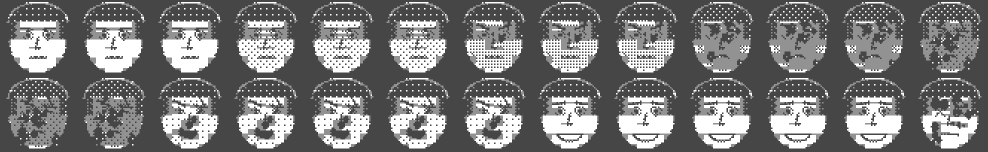
#> input picture doom85/faces.png, 1976 x 304 px (shown at 1/2 size)
$ python faces.py faces.png
#> lines starting #> are read from the running program, lines starting #| are printed output that depends on the picture; after the words box and inside, x2 and y2 are one past the last pixel; in counts of white or black regions, pixels touching at a corner belong together
#!/usr/bin/env python3 -I
"""Tvare pre HUD (ako v Doome): vyrobi bitmapy 48x48 bodov pre stavy zdravia, zranenie, uspech a smrt.

  python3 -I faces.py                 vlastna kreslena tvar (predvolene)
  python3 -I faces.py foto.jpg        z fotky (hocijakej, oci a usta sa predpokladaju v strede), stavy sa odvodia upravou obrazu
  python3 -I faces.py a.png b.png ... vlastny obrazok pre kazdy stav v poradi STATES (chybajuce sa odvodia z prveho)

Vystup: faces.bin (kreslena tvar) alebo faces_local.bin (z obrazkov) = 26 stavov x 384 B (bajt = 6 bodov, bit 0 vlavo, bit 6 = jas) a nahlad .png.
  python3 -I faces.py --sheet sheet.png   plansa tvari (5 riadkov zdravia x vyrazy), 26 stavov: 15 pokojnych (3 na uroven), 5 bolest, 5 usmev, 1 mrtva
Vstupny obrazok sa preskaluje na 48x48, upravi kontrast a rozptyli (Floyd-Steinberg)."""
import sys, random
from PIL import Image, ImageDraw, ImageEnhance, ImageFilter

W = H = 48
STATES = ['zdrava', 'mierne', 'zranena', 'zle', 'umiera', 'bolest', 'spokojna', 'mrtva']

# [54 lines left out: function draw_face, not called in this run]

def derive(base, state):
    """odvodi stav z fotky (L, 48x48+): stmavi, pridá poskodenie vzorom bodov"""
    S = base.size[0]
    im = base.copy()
    hurt = (0, 0, 1, 2, 3, 2, 0, 3)[state]
    im = ImageEnhance.Brightness(im).enhance((1, 1, 0.92, 0.82, 0.7, 0.95, 1.1, 0.5)[state])
    d = ImageDraw.Draw(im)
    rnd = random.Random(11 + state)
    for _ in range((0, 0, 4, 9, 15, 3, 0, 12)[state]):
        x = rnd.uniform(S*0.2, S*0.8); y = rnd.uniform(S*0.2, S*0.9); r = rnd.uniform(S*0.02, S*0.05 + S*0.01*hurt)
        d.ellipse([x-r, y-r*1.3, x+r, y+r*1.3], fill=10)
    if state in (3, 4, 7):
        d.line([S*0.58, S*0.40, S*0.72, S*0.40], fill=0, width=max(2, S//30))     # zatvorene oko
    if state == 5:
        d.ellipse([S*0.42, S*0.70, S*0.58, S*0.84], fill=10)                      # otvorene usta
    if state == 6:
        d.chord([S*0.34, S*0.62, S*0.66, S*0.86], 0, 180, fill=250, outline=0, width=max(2, S//60))   # usmev so zubami
    if state == 7:
        for cx in (S*0.36, S*0.64):
            d.line([cx-S*0.07, S*0.40-S*0.07, cx+S*0.07, S*0.40+S*0.07], fill=0, width=max(2, S//30))
            d.line([cx-S*0.07, S*0.40+S*0.07, cx+S*0.07, S*0.40-S*0.07], fill=0, width=max(2, S//30))
    return im

BAYER = [[0, 8, 2, 10], [12, 4, 14, 6], [3, 11, 1, 9], [15, 7, 13, 5]]
GRAY = 146          # jas bodov pri nastavenom bite 6 (ako ho kresli emulator)

def to_cells(im):
    """L obrazok -> 48x48: ((bity), (stlpec bunky 0-7 -> dim 0/1)); kazda bunka (bajt = 6 bodov v riadku) je biela alebo stlmena
    (sedá), v oboch pripadoch rozptylena usporiadanym ditherom 4x4; tmave bunky dostanu sedu a viac bodov, svetle bielu"""
    im = im.resize((W, H), Image.LANCZOS)
    im = ImageEnhance.Contrast(im).enhance(1.15)
    px = im.load()
    bits = [[0] * W for _ in range(H)]
    dim = [[0] * (W // 6) for _ in range(H)]
    for y in range(H):
        for c in range(W // 6):
            vals = [px[c * 6 + k, y] for k in range(6)]
            mean = sum(vals) / 6.0
            d = 1 if 40 < mean < 175 else 0            # stredne tony -> seda bunka
            dim[y][c] = d
            for k in range(6):
                x = c * 6 + k
                v = vals[k] * (255.0 / GRAY) if d else vals[k]
                th = (BAYER[y % 4][x % 4] + 0.5) / 16 * 255
                bits[y][x] = 1 if v > th else 0
    return bits, dim

def pack(cells):
    bits, dim = cells
    data = bytearray()
    for y in range(H):
        for bx in range(W // 6):
            v = 0
            for k in range(6):
                if bits[y][bx * 6 + k]: v |= 1 << k
            if dim[y][bx] and v: v |= 64
            data.append(v)
    return bytes(data)

def load(spec):
    """'subor' alebo 'subor.gif:N' -> L obrazok 192x192 (orez na obsah, nebiele pozadie, so stvorcovym okrajom)"""
    path, _, n = spec.partition(':')
    im = Image.open(path)
    if n: im.seek(int(n))
    rgb = im.convert('RGB')
    gray = rgb.convert('L')
    bg = Image.new('RGB', rgb.size, rgb.getpixel((0, 0)))
    from PIL import ImageChops
    box = ImageChops.difference(rgb, bg).convert('L').point(lambda v: 255 if v > 24 else 0).getbbox() or (0, 0) + rgb.size
    x0, y0, x1, y1 = box
    w, h = x1 - x0, y1 - y0
    side = int(max(w, h) * 1.06)
    cx, cy = (x0 + x1) // 2, (y0 + y1) // 2
    mask = ImageChops.difference(rgb, bg).convert('L').point(lambda v: 255 if v > 24 else 0).filter(ImageFilter.MaxFilter(3))
    g2 = Image.composite(gray, Image.new('L', rgb.size, 0), mask)          # pozadie na cierno
    out = Image.new('L', (side, side), 0)
    out.paste(g2.crop((x0, y0, x1, y1)), ((side - w) // 2, (side - h) // 2))
    out = out.resize((192, 192), Image.LANCZOS)
    return enhance(out)

def enhance(im, lo=0, hi=255, gamma=1.3):
    """tony: koza ostava stredna (seda bunka), ciary a oci sa zvyraznia a zhustia do tmy, hrany sa zaostria"""
    px = im.point(lambda v: 0 if v < 4 else max(0, min(255, int((max(0, v - lo) / float(hi - lo)) ** gamma * 255))))
    return px.filter(ImageFilter.UnsharpMask(radius=1.5, percent=200, threshold=2))

def to26(f8):
    """8 stavov (zdravie 0-4, bolest, usmev, mrtva) -> 26: 3 vyrazy v pokoji na uroven zdravia, bolest a usmev na uroven, mrtva"""
    out = []
    for h in range(5):
        out += [f8[h]] * 3
    out += [f8[5]] * 5 + [f8[6]] * 5 + [f8[7]]
    return out

# [36 lines left out: function sheet_cells, not called in this run]

def build(args):
    if args and args[0] == '--sheet':
        return [pack(to_cells(i)) for i in sheet_cells(args[1])]
    if not args:
        imgs = [draw_face(s) for s in range(8)]
    else:
        loaded = [None if a == '-' else load(a) for a in args]
#> in load, im is the input picture: PIL image 1976x304 L; min 70, max 255, mean 120.4
#> in load, `bg = Image.new('RGB', rgb.size, rgb.getpixel((0, 0)))`: bg: PIL image 1976x304 RGB; every value is 70
#> in load, `box = ImageChops.difference(rgb, bg).convert('L').point(lambda v: 255 ..`: box = (13, 4, 1963, 297)
#> in load, `x0, y0, x1, y1 = box`: x0 = 13; y0 = 4; x1 = 1963; y1 = 297
#> in load, `w, h = x1 - x0, y1 - y0`: w = 1950; h = 293
#> in load, `side = int(max(w, h) * 1.06)`: side = 2067
#> in load, `cx, cy = (x0 + x1) // 2, (y0 + y1) // 2`: cx = 988; cy = 150
#> in load, `mask = ImageChops.difference(rgb, bg).convert('L').point(lambda v: 255..`:
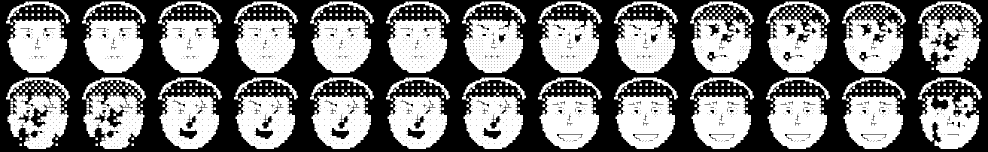
#> mask: PIL image 1976x304 L (shown at 1/2 size); 46.7% white; 735 white regions, largest, box (x1, y1, x2, y2) and area: (15, 39, 134, 146) 9648, (167, 39, 286, 146) 9648, (319, 39, 438, 146) 9648
#> in load, `g2 = Image.composite(gray, Image.new('L', rgb.size, 0), mask)`:
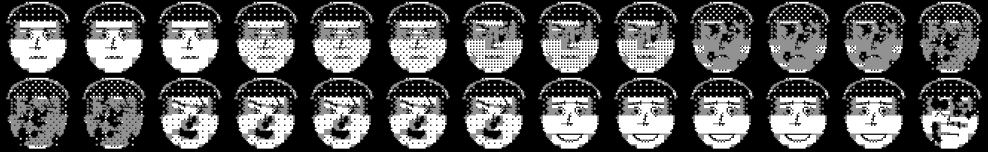
#> g2: PIL image 1976x304 L (shown at 1/2 size); min 0, max 255, mean 83
#> in load, `out = Image.new('L', (side, side), 0)`: out: PIL image 2067x2067 L; every value is 0
#> in enhance, `return px.filter(ImageFilter.UnsharpMask(radius=1.5, percent=200, thre..`:
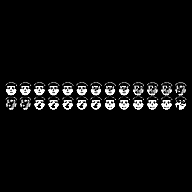
#> returned value: PIL image 192x192 L; min 0, max 255, mean 11.4
#> loaded = 1 item
        base = loaded[0]
        imgs = [(loaded[s] if s < len(loaded) and loaded[s] is not None else derive(base, s)) for s in range(8)]
#> the loop in derive (call 2), `for _ in range((0, 0, 4, 9, 15, 3, 0, 12)[state]):` made 4 passes
#> (x, y, r) on passes 1 to 4: (68.24, 130.5, 9.09), (136.2, 63.36, 5.61), (55.35, 68.66, 9.48), (53.4, 109.8, 5.48)
#> call 4 of derive, with state = 4
#> in derive (call 4), `im = ImageEnhance.Brightness(im).enhance((1, 1, 0.92, 0.82, 0.7, 0.95,..`:
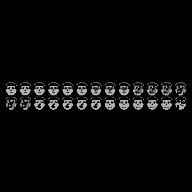
#> im: PIL image 192x192 L; min 0, max 178, mean 8
#> the loop in derive (call 4), `for _ in range((0, 0, 4, 9, 15, 3, 0, 12)[state]):` made 15 passes
#> (x, y, r) on passes 1 to 12: (149.6, 39.97, 12.32), (56.6, 171, 4.03), (139.7, 130, 13.72), (153.6, 70.62, 7.73), (120, 76.11, 6.87), (64.74, 153.7, 13.91), (130.3, 68.42, 14.49), (97.31, 69.5, 9.09), (86.77, 49.01, 10.35), (79.87, 115, 14.56), (112.8, 92.85, 13.79), (153, 104.3, 14.73)
#> in derive (call 7), `im = ImageEnhance.Brightness(im).enhance((1, 1, 0.92, 0.82, 0.7, 0.95,..`:
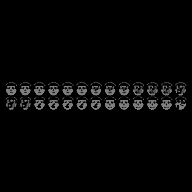
#> im: PIL image 192x192 L; min 0, max 127, mean 5.7
#> the loop in derive (call 7), `for _ in range((0, 0, 4, 9, 15, 3, 0, 12)[state]):` made 12 passes
#> (x, y, r) on passes 1 to 12: (59.28, 127.3, 7.69), (61.2, 104.2, 9.53), (93.67, 100, 6.89), (67.64, 131.4, 7.58), (116.1, 144.2, 13.82), (147.2, 69.92, 6.57), (123.1, 115.8, 6.17), (116.5, 155.8, 13.47), (63.29, 78.58, 3.92), (150.8, 68.03, 12.22), (100.4, 118.2, 9.91), (133.5, 119, 7.33)
#> the loop in derive (call 7), `for cx in (S*0.36, S*0.64):` made 2 passes
#> cx on passes 1 to 2: 69.12, 122.9
#> imgs = 8 items
    return to26([pack(to_cells(i)) for i in imgs])
#> after the loop in to_cells, `for y in range(H):`: bits = 48 items; dim = 48 items, first 6: [0, 0, 0, 0, 0, 0, 0, 0], [0, 0, 0, 0, 0, 0, 0, 0], [0, 0, 0, 0, 0, 0, 0, 0], [0, 0, 0, 0, 0, 0, 0, 0], [0, 0, 0, 0, 0, 0, 0, 0], [0, 0, 0, 0, 0, 0, 0, 0]
#> in pack, `bits, dim = cells`: bits = 48 items
#> in to_cells (call 8), `im = im.resize((W, H), Image.LANCZOS)`:
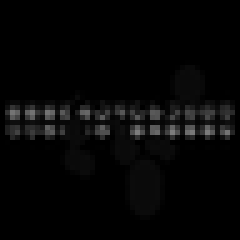
#> im: PIL image 48x48 L (shown 5 times larger); min 0, max 125, mean 5.9

def preview(frames, path, sc=3):
    per = 13
    rows = (len(frames) + per - 1) // per
    sheet = Image.new('L', (per * (W * sc + 8), rows * (H * sc + 8)), 70)
    for i, f in enumerate(frames):
        ox = 4 + (i % per) * (W * sc + 8); oy = 4 + (i // per) * (H * sc + 8)
        for y in range(H):
            for bx in range(8):
                v = f[y * 8 + bx]
                col = GRAY if v & 64 else 255
                for k in range(6):
                    if (v >> k) & 1:
                        for dx in range(sc):
                            for dy in range(sc): sheet.putpixel((ox + (bx * 6 + k) * sc + dx, oy + y * sc + dy), col)
    sheet.save(path)

if __name__ == '__main__':
    args = sys.argv[1:]
    out = 'faces_local.bin' if args else 'faces.bin'          # vlastne obrazky sa nikdy nezapisu do faces.bin (verejny repozitar)
    frames = build(args)
#> frames = 26 items
    open(out, 'wb').write(b''.join(frames))
    preview(frames, out.replace('.bin', '.png'))
#> in preview, `rows = (len(frames) + per - 1) // per`: rows = 2
#> in preview, `sheet = Image.new('L', (per * (W * sc + 8), rows * (H * sc + 8)), 70)`: sheet: PIL image 1976x304 L; every value is 70
#> the loop in preview, `for i, f in enumerate(frames):` made 26 passes
#> (ox, oy) on passes 1 to 12: (4, 4), (156, 4), (308, 4), (460, 4), (612, 4), (764, 4), (916, 4), (1068, 4), (1220, 4), (1372, 4), (1524, 4), (1676, 4)
#> after the loop in preview, `for i, f in enumerate(frames):`:
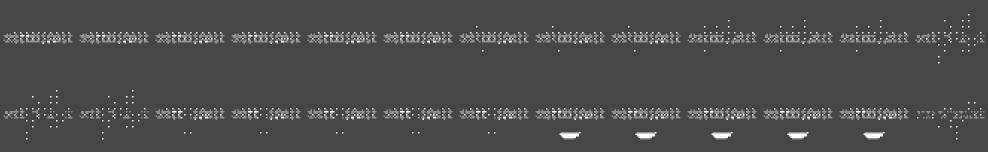
#> sheet: PIL image 1976x304 L (shown at 1/2 size); min 70, max 255, mean 76.3
    print(out, sum(len(f) for f in frames), 'B (%d stavov), nahlad %s' % (len(frames), out.replace('.bin', '.png')))
#| faces_local.bin 9984 B (26 stavov), nahlad faces_local.png
